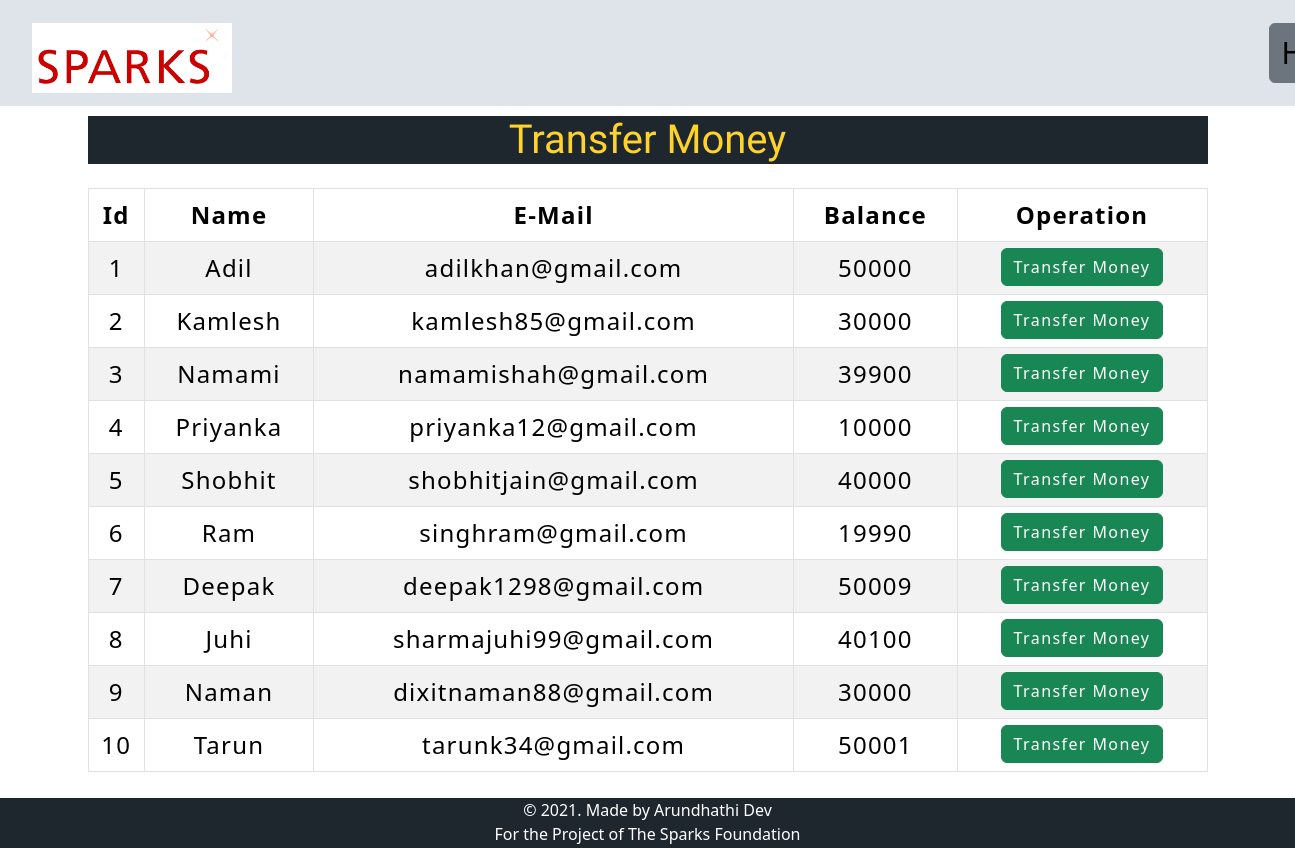
The page /transfer_money.php on the database its author committed.
### tables this page shows
CREATE TABLE `users` (
  `id` int(3) NOT NULL,
  `name` text NOT NULL,
  `email` varchar(30) NOT NULL,
  `balance` int(8) NOT NULL
);

### transfer_money.php (the view, shortened to what this page needs)
<?php
    include ('config.php');
    $sql = "SELECT * FROM users";
    $result = mysqli_query($conn,$sql);
?>
<?php include('h.php'); ?>
<div class="container">
        <h1>Transfer Money</h1>
        <br>
            <div class="row">
                <div class="col">
                    <div class="table-responsive-sm">
                    <table class="table table-hover table-sm table-striped table-condensed table-bordered">
                        <thead>
                            <tr>
                            <th scope="col" class="text-center py-2">Id</th>
                            <th scope="col" class="text-center py-2">Name</th>
                            <th scope="col" class="text-center py-2">E-Mail</th>
                            <th scope="col" class="text-center py-2">Balance</th>
                            <th scope="col" class="text-center py-2">Operation</th>
                            </tr>
                        </thead>
                        <tbody>
                <?php
                    while($rows=mysqli_fetch_assoc($result)){
                ?>
                    <tr>
                        <td class="py-2"><?php echo $rows['id'] ?></td>
                        <td class="py-2"><?php echo $rows['name']?></td>
                        <td class="py-2"><?php echo $rows['email']?></td>
                        <td class="py-2"><?php echo $rows['balance']?></td>
                        <td><a href="selectuserdetail.php?id= <?php echo $rows['id'] ;?>"> <button type="button" class="btn btn-success">Transfer Money</button></a></td>
                    </tr>
                <?php
                    }
                ?>
                        </tbody>
                    </table>
                    </div>
                </div>
            </div>
         </div>
<?php include('footer.php'); ?>
</body>
</html>

### css/index1.css (style rules this page uses)
h1 { background-color:#1e272e; cursor: pointer; color: #ffd32a; text-align: center; height: 70px; margin-bottom: 0 !important; border: 0 !important; height: auto; transform: 1s; font-family: 'Suez One', serif; }
a { text-decoration: none; }

### css/table.css (style rules this page uses)
* { padding: 10; margin: 0; box-sizing: border-box; }
table { letter-spacing: 1.2px; color: rebeccapurple; height: 80%; width:100%; font-size: 24px; background-color: rgb(206, 239, 250); }
td { text-align: center; padding: 2%; font-size: 24px; }
button { border:blue; background: #d9d9d9; }

### css/createuser.css (style rules this page uses)
button,input { font-family: 'Montserrat', sans-serif; font-weight: 700; letter-spacing: 1.4px; }
.container { flex: 0 1 700px; width: 100%; margin: auto; padding: 10px; }

### rows shown on the page
users: id "1", name "Adil", email "adilkhan@gmail.com", balance "50000"
users: id "2", name "Kamlesh", email "kamlesh85@gmail.com", balance "30000"
users: id "3", name "Namami", email "namamishah@gmail.com", balance "39900"
users: id "4", name "Priyanka", email "priyanka12@gmail.com", balance "10000"
users: id "5", name "Shobhit", email "shobhitjain@gmail.com", balance "40000"
users: id "6", name "Ram", email "singhram@gmail.com", balance "19990"
users: id "7", name "Deepak", email "deepak1298@gmail.com", balance "50009"
users: id "8", name "Juhi", email "sharmajuhi99@gmail.com", balance "40100"
users: id "9", name "Naman", email "dixitnaman88@gmail.com", balance "30000"
users: id "10", name "Tarun", email "tarunk34@gmail.com", balance "50001"
